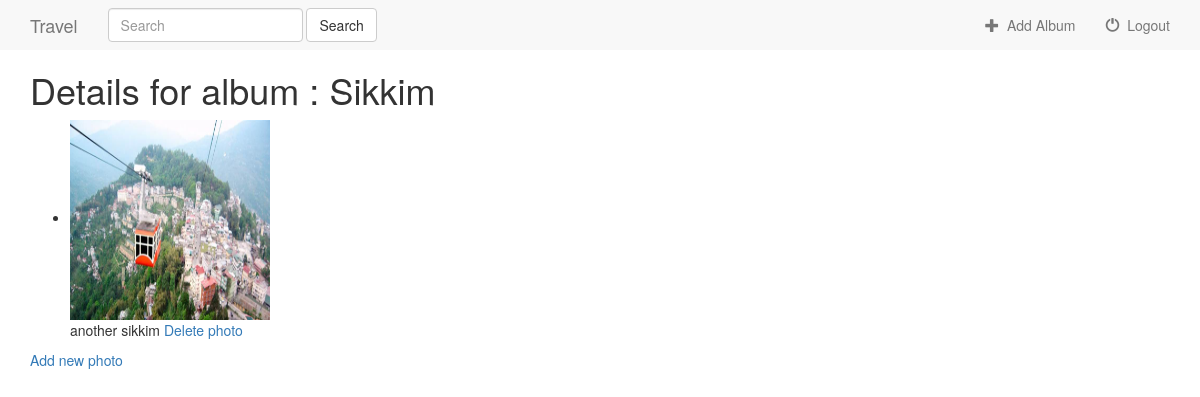
The page /travel/7/ (signed in) on the database its author committed.
### travel/models.py (models this page shows, shortened)
class Album(models.Model):
    user = models.ForeignKey(User, default=1)
    album_title = models.CharField(max_length=500)
    album_logo = models.ImageField(upload_to='album_logo')

class Photo(models.Model):
    album = models.ForeignKey(Album, on_delete=models.CASCADE)
    photo_file = models.ImageField(upload_to='photo_file')
    photo_caption = models.CharField(max_length=100)

### travel/views.py (the view)
# urls.py: url(r'^(?P<album_id>[0-9]+)/$', views.details, name='details'),
def details(request, album_id):
    if not request.user.is_authenticated():
        return render(request, 'travel/login.html')
    else:
        user = request.user
        album = get_object_or_404(Album, pk=album_id)
        return render(request, 'travel/details.html', {'album': album, 'user': user})

### travel/templates/travel/details.html (shortened to what this page needs)
{% extends 'travel/base.html' %}
{% block body %}
    <div class="container">
        <h1>Details for album : {{ album.album_title }}</h1>
        <ul>
            {% for photo in album.photo_set.all %}
                <li>
                    <img src="{{ photo.photo_file.url }}" width="200" height="200"><br>
                    {{ photo.photo_caption }}
                    <a href="{% url 'travel:delete-photo' album.id photo.id %}">Delete photo</a>
                </li>
            {% endfor %}
        </ul>
        <a href="{% url 'travel:photo-add' album.id %}">Add new photo</a>
    </div>
{% endblock %}

### rows shown on the page
Album: album_title "Sikkim"
Photo: photo_file (picture), photo_caption "another sikkim"
